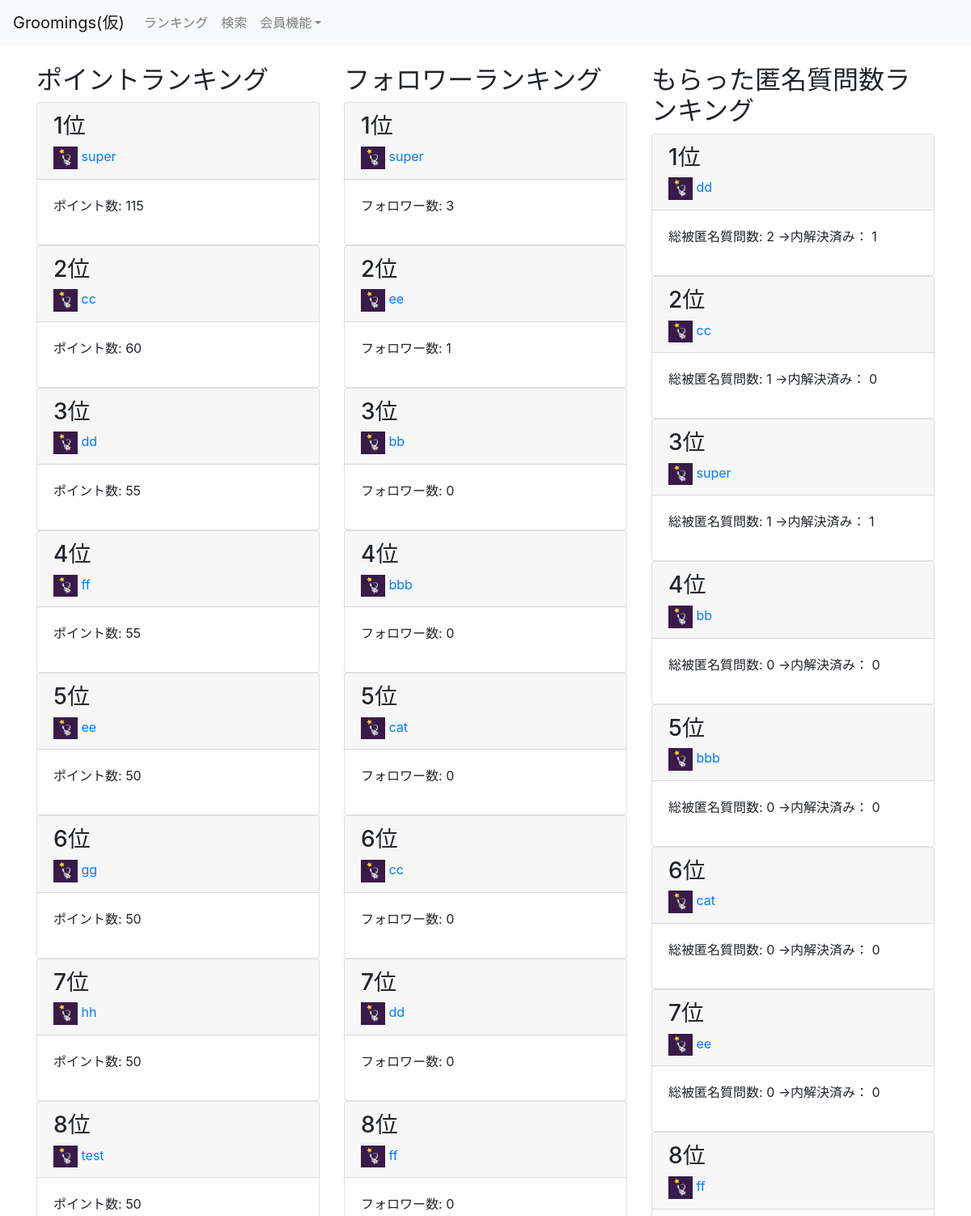
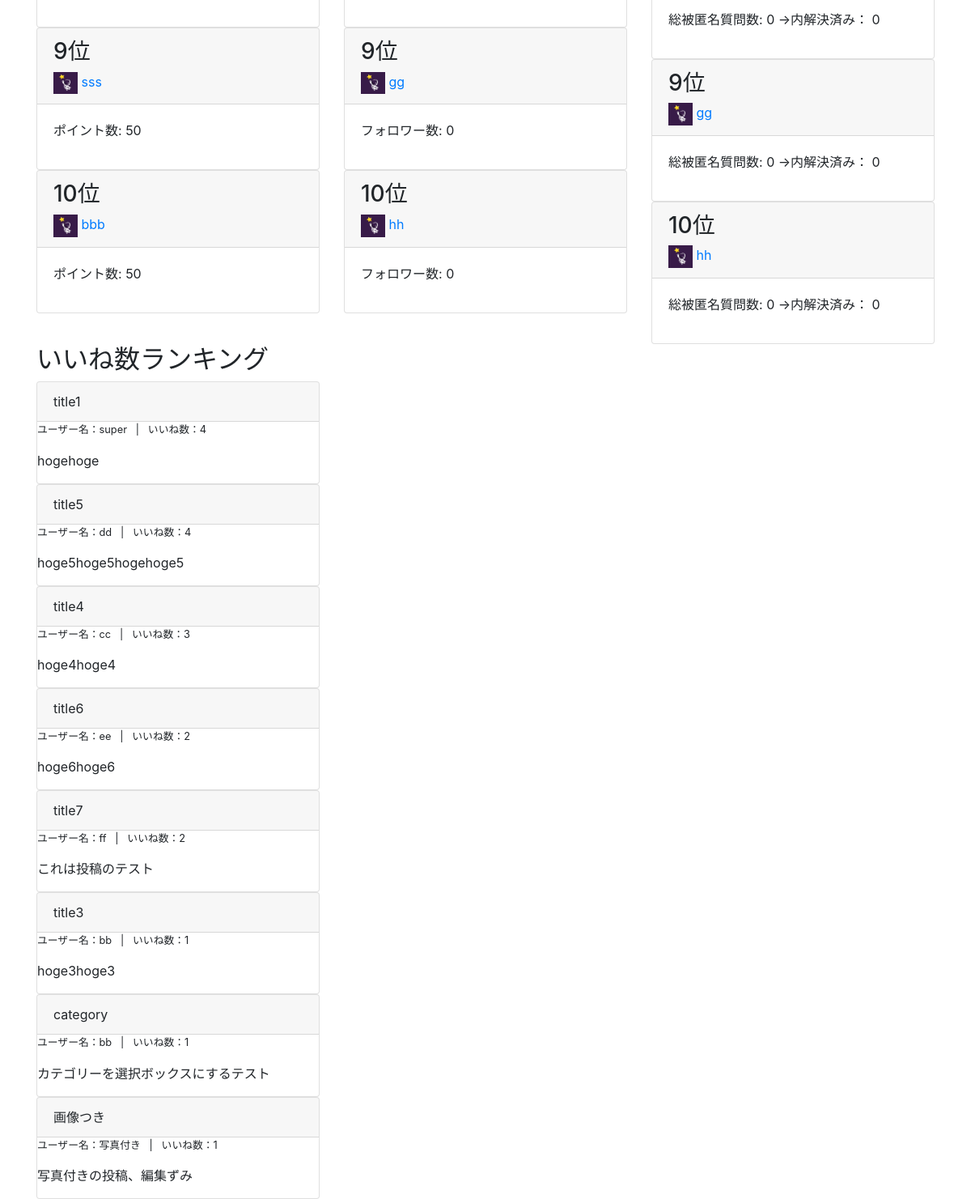
/ranking/, run on an earlier commit of the app's database (2 pictures, top to bottom).
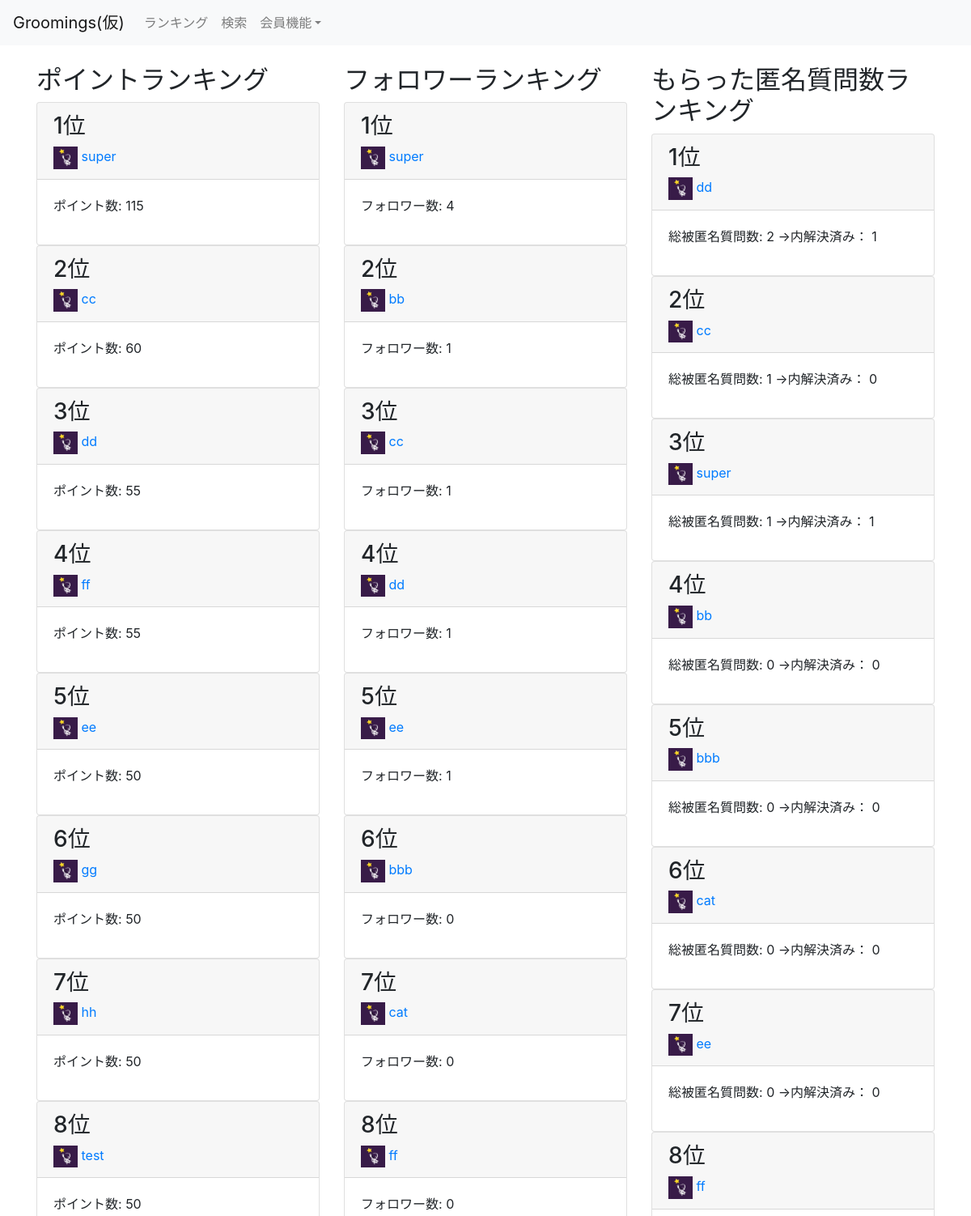
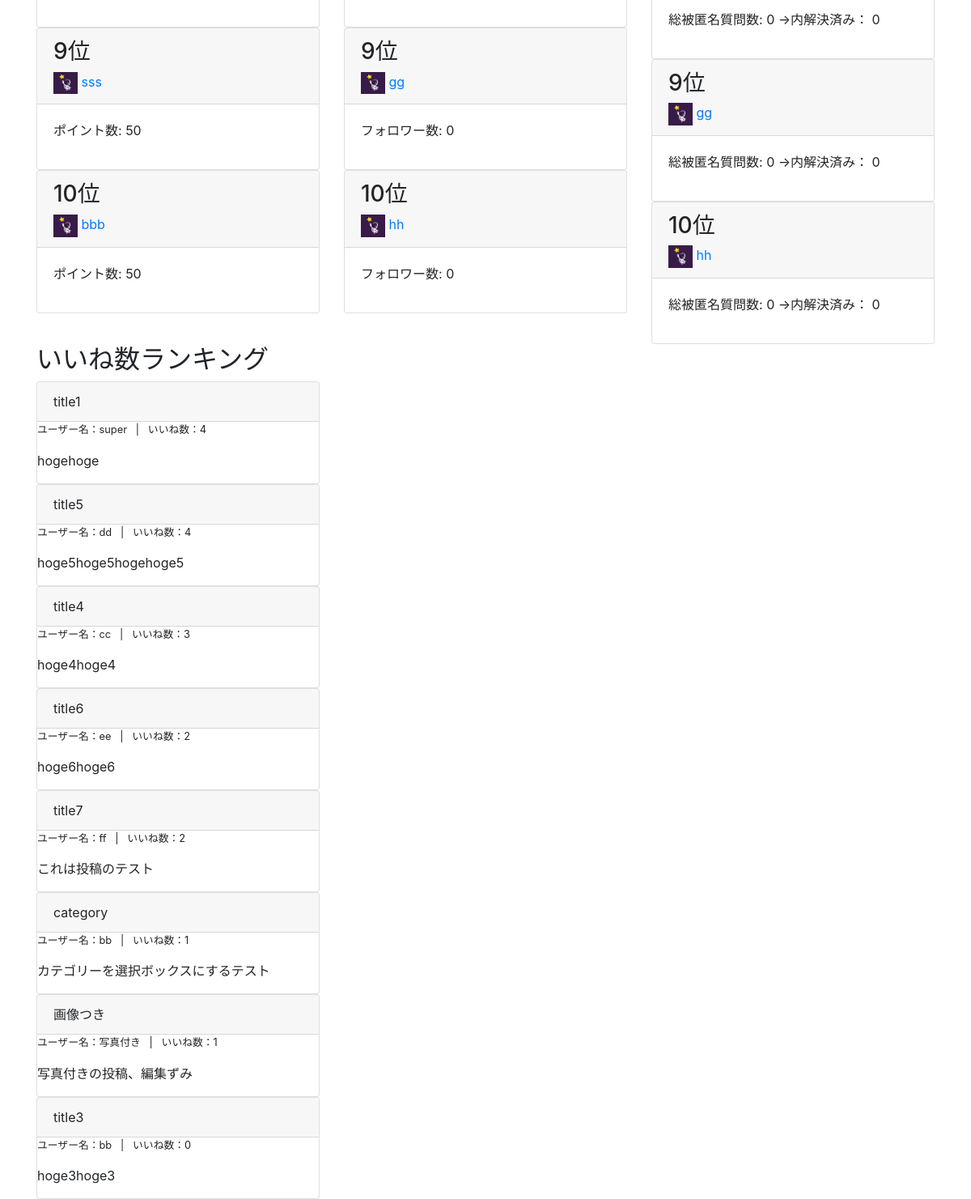
And on a later commit of the database (2 pictures, top to bottom).
### groomings/models.py (models this page shows, shortened)
class User(AbstractBaseUser, PermissionsMixin):
    username = models.CharField(max_length=150)
    email = models.EmailField(max_length=255, unique=True)
    image = models.FileField(upload_to='user_image/', null=True, blank=True)
    point = models.IntegerField(default=50, validators=[MinValueValidator(0)])
    follow = models.ManyToManyField(
        'self', blank=True, symmetrical=False, related_name="follower"
    )
    is_active = models.BooleanField(default=True)
    is_staff = models.BooleanField(default=False) # 管理画面にログインできるかどうか
    USERNAME_FIELD = 'email' # このテーブルのレコードを一意に識別
    REQUIRED_FIELDS = ['username'] # スーパーユーザー作成時に入力する(emailとパスワードは必須だからそれ以外で)
    objects = UserManager()
    class Meta:
        db_table = 'user'

class Date(models.Model):
    created_at = models.DateTimeField(default=now)
    class Meta:
        abstract = True

class Post(Date):
    title = models.CharField(max_length=30)
    image1 = models.FileField(upload_to='post_image/', null=True, blank=True)
    image2 = models.FileField(upload_to='post_image/', null=True, blank=True)
    image3 = models.FileField(upload_to='post_image/', null=True, blank=True)
    text = models.TextField()
    user = models.ForeignKey(
        'User', on_delete=models.CASCADE, related_name="user_post"
    )
    favorite = models.ManyToManyField(User, related_name="user_favo_post")
    category = models.CharField(max_length=15, default='カテゴリーなし')
    class Meta:
        db_table = 'post'

### groomings/views.py (the view)
# urls.py: path(r'ranking/', views.ranking, name='ranking'), # ランキング用のページ
def ranking(request):
    points = User.objects.order_by('-point')[:10]
    follower = User.objects.annotate(num_follower=Count('follower')).order_by('-num_follower')[:10]
    num_que = User.objects.annotate(num_que=Count('user_receive_question')).order_by('-num_que')[:10]
    post_orderby_favo = Post.objects.annotate(num_favo=Count('favorite')).order_by('-num_favo')[:10]
    return render(request, 'groomings/ranking.html',context={"points": points, "followers": follower, "num_que": num_que, "goods": post_orderby_favo}) # , 'id': user_id})

### groomings/templatetags/tag_event.py (called while the page is built)
@register.filter(name="count_favo")
def count_favo(post):
    return post.favorite.all().count()

@register.filter(name="count_nonactive")
def count_nonactive(user):
    return user.user_receive_question.filter(is_active=False).count()

### groomings/templates/groomings/ranking.html (shortened to what this page needs)
{% extends "groomings/base.html" %}
{% load tag_event %}
{% block content %}
  <div class="row">
    <div class="col-md-4">
      <h2>ポイントランキング</h2>
      {% for userrank in points %}
       <div class="card">
          <div class="card-header">
            <h3>{{ forloop.counter }}位</h3>
            {% if userrank.image %}
              <img src="{{ userrank.image.url }}" alt="" width="30px">
            {% else %}
              <img src="/media/static/default.png" alt="" width="30px">
            {% endif %}
            <a href="{% url 'groomings:user' userrank.id  %}">{{ userrank.username }}</a>
          </div>
          <div class="card-body">
            <p>ポイント数: {{ userrank.point }}</p>
          </div>
        </div>
      {% endfor %}
    </div>
    <div class="col-md-4">
      <h2>フォロワーランキング</h2>
      {% for follower in followers %}
        <div class="card">
          <div class="card-header">
            <h3>{{ forloop.counter }}位</h3>
            {% if follower.image %}
              <img src="{{ follower.image.url }}" alt="" width="30px">
            {% else %}
              <img src="/media/static/default.png" alt="" width="30px">
            {% endif %}
            <a href="{% url 'groomings:user' follower.id  %}">{{ follower.username }}</a>
          </div>
          <div class="card-body">
            <p>フォロワー数: {{ follower.follower.count }}</p>
          </div>
        </div>
      {% endfor %}
    </div>
    <div class="col-md-4">
      <h2>もらった匿名質問数ランキング</h2>
      {% for que in num_que %}
        <div class="card">
          <div class="card-header">
            <h3>{{ forloop.counter }}位</h3>
            {% if que.image %}
              <img src="{{ que.image.url }}" alt="" width="30px">
            {% else %}
              <img src="/media/static/default.png" alt="" width="30px">
            {% endif %}
            <a href="{% url 'groomings:user' que.id  %}">{{ que.username }}</a>
          </div>
          <div class="card-body">
            <p>総被匿名質問数: {{ que.user_receive_question.count }} →内解決済み： {{ que | count_nonactive }}</p>
          </div>
        </div>
      {% endfor %}
    </div>
    <div class="col-md-4">
      <h2>いいね数ランキング</h2>
      {% for point in goods %}
        <div class="point card">
          <div class="card-header">
            {{ point.title }}
          </div>
          <div class="body">
            <p class="small">ユーザー名：{{ point.user.username }} &nbsp; | &nbsp; いいね数：{{ point | count_favo }}</p>
            <p>{{ point.text }}</p>
          </div>
        </div>
      {% endfor %}
    </div>
</div>
{% endblock %}

What changed in the data, as far as the page shows it:
computed for User "super": follower.count "3" → "4"
shown differently, row unchanged: User "cc": follower.count "0" → "1"; moves up the list
changed User "dd": follower.count "0" → "1"; moves up the list
changed User "bb": follower.count "0" → "1"; moves up the list
shown differently, row unchanged: Post "title3": id "1" → "0"; moves down the list
